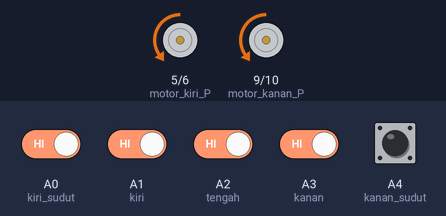
Simulated run of this sketch. Board: Arduino Uno, built with avr-gcc and run on an emulated ATmega328P. Shown: motor-driver pin pairs drawn as motors (green arrow = first pin HIGH = forward, orange = second pin HIGH = backward, longer = more drive). Inputs (shaded band) come from the test bench; at power-on: A0 (kiri_sudut), A1 (kiri), A2 (tengah), A3 (kanan), A4 (kanan_sudut) HIGH.

Above: at 4.2 s.
4.3 s: A0 (kiri_sudut) driven LOW
At 4.6 s:
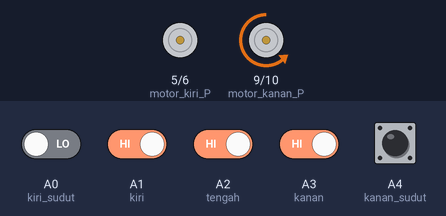
5.8 s: A0 (kiri_sudut) driven HIGH
At 7.0 s:
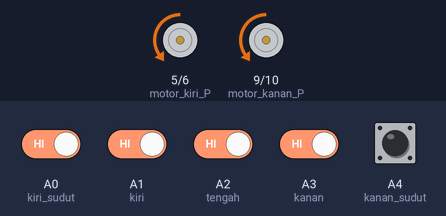
7.3 s: A1 (kiri) driven LOW
At 8.2 s:
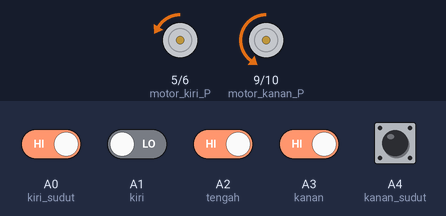
8.8 s: A2 (tengah) driven LOW
At 9.3 s:
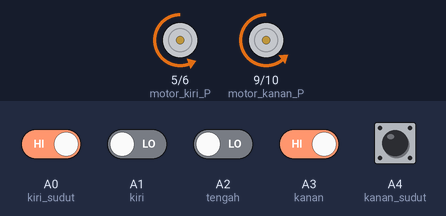
10.3 s: A2 (tengah) driven HIGH
At 11.5 s:
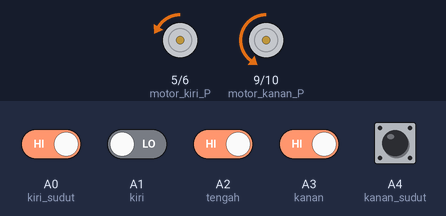
11.8 s: A1 (kiri) driven HIGH and A3 (kanan) driven LOW
At 12.6 s:
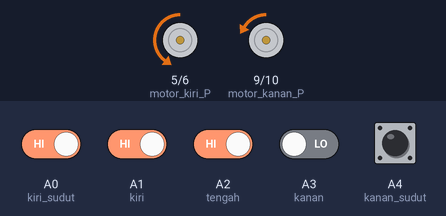
Timing chart, 0 to 14.3 s (numbered marks = the images above; inputs shaded):
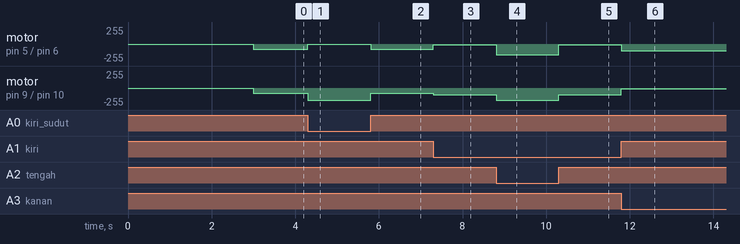

Measured:
- after the input at 4.3 s, motor on pin 5 (motor_kiri_P) / pin 6 (motor_kiri_N): backward 80/255 → stopped at once; motor on pin 9 (motor_kanan_P) / pin 10 (motor_kanan_N): backward 80/255 → backward 180/255 at once
- after the input at 5.8 s, motor on pin 5 (motor_kiri_P) / pin 6 (motor_kiri_N): stopped → backward 80/255 at once; motor on pin 9 (motor_kanan_P) / pin 10 (motor_kanan_N): backward 180/255 → backward 80/255 at once
- after the input at 7.3 s, motor on pin 5 (motor_kiri_P) / pin 6 (motor_kiri_N): backward 80/255 → backward 10/255 at once; motor on pin 9 (motor_kanan_P) / pin 10 (motor_kanan_N): backward 80/255 → backward 100/255 at once
- after the input at 8.8 s, motor on pin 5 (motor_kiri_P) / pin 6 (motor_kiri_N): backward 10/255 → backward 160/255 at once; motor on pin 9 (motor_kanan_P) / pin 10 (motor_kanan_N): backward 100/255 → backward 180/255 at once
- after the input at 10.3 s, motor on pin 5 (motor_kiri_P) / pin 6 (motor_kiri_N): backward 160/255 → backward 10/255 at once; motor on pin 9 (motor_kanan_P) / pin 10 (motor_kanan_N): backward 180/255 → backward 100/255 at once
- after the input at 11.8 s, motor on pin 5 (motor_kiri_P) / pin 6 (motor_kiri_N): backward 10/255 → backward 100/255 at once; motor on pin 9 (motor_kanan_P) / pin 10 (motor_kanan_N): backward 100/255 → backward 10/255 at once

The sketch:

FIX_ROBOT_LINE_FOLLOWER_LINTASAN_MELINGKAR.ino
```cpp
//MUHAMMAD RAMADHAN
//ROBOT_LINE_FOLLOWER_LINTASAN_MELINGKAR
// Deteksi garis / benda hitam logika sensor = '0'
// Deteksi garis / benda putih logika sensor = '1'
// Sensor terpasang pada pin A0(kiri sudut), A1(kiri), A2(tengah), A3(kanan) dan A4(kanan sudut)
// Motor gearbox kiri terpasang pada pin D5 dan D6
// Motor gearbox kanan terpasang pada pin D9 dan D10

///// Pin sensor line follower
#define kiri_sudut A0
#define kiri A1
#define tengah A2
#define kanan A3
#define kanan_sudut A4

///// Pin motor gearbox
#define motor_kiri_P 5
#define motor_kiri_N 6
#define motor_kanan_P 9
#define motor_kanan_N 10

int in_kiri_sudut;
int in_kiri;
int in_tengah;
int in_kanan;
int in_kanan_sudut;

int speed_base=80;
int speed_base_low=10;
int speed_low=20;
int speed_mid=80;
int speed_high=100;

void setup() {
  // put your setup code here, to run once:

pinMode(kiri_sudut,INPUT);
pinMode(kiri,INPUT);
pinMode(tengah,INPUT);
pinMode(kanan,INPUT);
pinMode(kanan_sudut,INPUT);

pinMode(motor_kiri_P,OUTPUT);
pinMode(motor_kiri_N,OUTPUT);
pinMode(motor_kanan_P,OUTPUT);
pinMode(motor_kanan_N,OUTPUT);
Serial.begin(9600);
delay(3000);
}

void loop() {
  ///////// proses baca sensor
  in_kiri_sudut=digitalRead(kiri_sudut);
  in_kiri=digitalRead(kiri);
  in_tengah=digitalRead(tengah);
  in_kanan=digitalRead(kanan);
  in_kanan_sudut=digitalRead(kanan_sudut);

  ////////////// pergerakan robot //////////////////////////

  //////////////////////////////////////////////////////////
  // Robot line follower full sensor full hitam ==> berhenti
  if ((in_kiri_sudut==0) && (in_kiri==0) && (in_tengah==0)
  && (in_kanan==0) && (in_kanan_sudut==0)){
  digitalWrite(motor_kiri_P,LOW);
  digitalWrite(motor_kiri_N,LOW);
  digitalWrite(motor_kanan_P,LOW);
  digitalWrite(motor_kanan_N,LOW);
  }

  // Robot line follower full sensor full putih ==> jalan maju lambat
  if ((in_kiri_sudut==1) && (in_kiri==1) &&
  (in_tengah==1)  && (in_kanan==1) && (in_kanan_sudut==1))
  {
  analogWrite(motor_kiri_P,0);//LOW
  analogWrite(motor_kiri_N,speed_base);//HIGH
  analogWrite(motor_kanan_P,0);//LOW
  analogWrite(motor_kanan_N,speed_base);//HIGH
  }

  // langkah => 1 ///////////////////////////////////////////////////
  // Robot line follower bergerak => belok kiri full speed (1 sensor)
  if ((in_kiri_sudut==0) && (in_kiri==1) && (in_tengah==1)
  && (in_kanan==1) && (in_kanan_sudut==1)){
  analogWrite(motor_kiri_P,0);//LOW
  analogWrite(motor_kiri_N,0);//HIGH
  analogWrite(motor_kanan_P,0);//LOW
  analogWrite(motor_kanan_N,speed_base+speed_high);//HIGH
  }

  // langkah => 2 ///////////////////////////////////////////////////
  // Robot line follower bergerak => belok kiri (2 sensor)
  if ((in_kiri_sudut==1) && (in_kiri==1) && (in_tengah==1)
  && (in_kanan==0) && (in_kanan_sudut==0)){
  analogWrite(motor_kiri_P,0);//LOW
  analogWrite(motor_kiri_N,0);//HIGH
  analogWrite(motor_kanan_P,0);//LOW
  analogWrite(motor_kanan_N,speed_base+speed_mid);//HIGH
  }

  // langkah => 3 ///////////////////////////////////////////////////
  // Robot line follower bergerak => belok kiri slow (1 sensor)
  if ((in_kiri_sudut==1) && (in_kiri==0) && (in_tengah==1)
  && (in_kanan==1) && (in_kanan_sudut==1)){
  analogWrite(motor_kiri_P,0);//LOW
  analogWrite(motor_kiri_N,speed_base_low);//HIGH
  analogWrite(motor_kanan_P,0);//LOW
  analogWrite(motor_kanan_N,speed_base+speed_low);//HIGH
  }

  // langkah => 4 ///////////////////////////////////////////////////
  // Robot line follower bergerak => maju full speed (2 sensor)
  if ((in_kiri_sudut==1) && (in_kiri==0) && (in_tengah==0)
  && (in_kanan==1) && (in_kanan_sudut==1)){
  analogWrite(motor_kiri_P,0);//LOW
  analogWrite(motor_kiri_N,speed_base+speed_mid);//HIGH
  analogWrite(motor_kanan_P,0);//LOW
  analogWrite(motor_kanan_N,speed_base+speed_high);//HIGH
  }

  // langkah => 5 ///////////////////////////////////////////////////
  // Robot line follower bergerak => maju full speed (1 sensor)
  if ((in_kiri_sudut==1) && (in_kiri==1) && (in_tengah==0)
  && (in_kanan==1) && (in_kanan_sudut==1)){
  analogWrite(motor_kiri_P,0);//LOW
  analogWrite(motor_kiri_N,speed_base+speed_high);//HIGH
  analogWrite(motor_kanan_P,0);//LOW
  analogWrite(motor_kanan_N,speed_base+speed_high);//HIGH
  }

  // langkah => 6 ///////////////////////////////////////////////////
  // Robot line follower bergerak => maju full speed (2 sensor)
  if ((in_kiri_sudut==1) && (in_kiri==1) && (in_tengah==0)
  && (in_kanan==0) && (in_kanan_sudut==1)){
  analogWrite(motor_kiri_P,0);//LOW
  analogWrite(motor_kiri_N,speed_base+speed_high);//HIGH
  analogWrite(motor_kanan_P,0);//LOW
  analogWrite(motor_kanan_N,speed_base+speed_mid);//HIGH
  }

  // langkah => 7 ///////////////////////////////////////////////////
  // Robot line follower bergerak => belok kanan slow (1 sensor)
  if ((in_kiri_sudut==1) && (in_kiri==1) && (in_tengah==1)
  && (in_kanan==0) && (in_kanan_sudut==1)){
  analogWrite(motor_kiri_P,0);//LOW
  analogWrite(motor_kiri_N,speed_base+speed_low);//HIGH
  analogWrite(motor_kanan_P,0);//LOW
  analogWrite(motor_kanan_N,speed_base_low);//HIGH
  }

  // langkah => 8 ///////////////////////////////////////////////////
  // Robot line follower bergerak => belok kanan (2 sensor)
  if ((in_kiri_sudut==1) && (in_kiri==1) && (in_tengah==1)
  && (in_kanan==0) && (in_kanan_sudut==0)){
  analogWrite(motor_kiri_P,0);//LOW
  analogWrite(motor_kiri_N,speed_base+speed_mid);//HIGH
  analogWrite(motor_kanan_P,0);//LOW
  analogWrite(motor_kanan_N,0);//HIGH
  }
  // langkah => 9 ///////////////////////////////////////////////////
  // Robot line follower bergerak => belok kanan full speed (1 sensor)
  if ((in_kiri_sudut==1) && (in_kiri==1) && (in_tengah==1)
  && (in_kanan==1) && (in_kanan_sudut==0)){
  analogWrite(motor_kiri_P,0);//LOW
  analogWrite(motor_kiri_N,speed_base+speed_high);//HIGH
  analogWrite(motor_kanan_P,0);//LOW
  analogWrite(motor_kanan_N,0);//HIGH
  }

  //////////////////////////////////////////////////////////////////////////
  delay(5);

}
```
